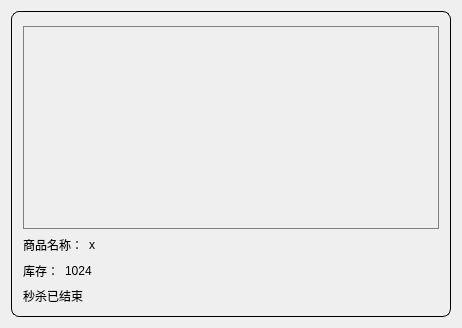
<?xml version="1.0" encoding="UTF-8"?>
<ui version="4.0">
 <class>ProductInfoWidget</class>
 <widget class="QWidget" name="ProductInfoWidget">
  <property name="geometry">
   <rect>
    <x>0</x>
    <y>0</y>
    <width>462</width>
    <height>328</height>
   </rect>
  </property>
  <property name="windowTitle">
   <string>Form</string>
  </property>
  <property name="windowOpacity">
   <double>1.000000000000000</double>
  </property>
  <property name="toolTipDuration">
   <number>-1</number>
  </property>
  <property name="autoFillBackground">
   <bool>false</bool>
  </property>
  <property name="styleSheet">
   <string notr="true"/>
  </property>
  <layout class="QHBoxLayout" name="horizontalLayout_3">
   <item>
    <widget class="QGroupBox" name="groupBox">
     <property name="styleSheet">
      <string notr="true">#groupBox { border: 1px solid black; border-radius: 8px; }</string>
     </property>
     <property name="title">
      <string/>
     </property>
     <layout class="QHBoxLayout" name="horizontalLayout_2">
      <item>
       <layout class="QVBoxLayout" name="verticalLayout_2">
        <item>
         <widget class="QWidget" name="widget" native="true">
          <property name="sizePolicy">
           <sizepolicy hsizetype="Preferred" vsizetype="Expanding">
            <horstretch>0</horstretch>
            <verstretch>0</verstretch>
           </sizepolicy>
          </property>
          <property name="minimumSize">
           <size>
            <width>0</width>
            <height>200</height>
           </size>
          </property>
          <property name="styleSheet">
           <string notr="true">#widget { border: 1px solid gray; }</string>
          </property>
         </widget>
        </item>
        <item>
         <layout class="QVBoxLayout" name="verticalLayout">
          <item>
           <layout class="QHBoxLayout" name="horizontalLayout">
            <item>
             <widget class="QLabel" name="label_2">
              <property name="text">
               <string>商品名称：</string>
              </property>
             </widget>
            </item>
            <item>
             <widget class="QLabel" name="label">
              <property name="text">
               <string>x</string>
              </property>
             </widget>
            </item>
            <item>
             <spacer name="horizontalSpacer">
              <property name="orientation">
               <enum>Qt::Horizontal</enum>
              </property>
              <property name="sizeHint" stdset="0">
               <size>
                <width>40</width>
                <height>20</height>
               </size>
              </property>
             </spacer>
            </item>
           </layout>
          </item>
          <item>
           <layout class="QHBoxLayout" name="horizontalLayout_4">
            <item>
             <widget class="QLabel" name="label_3">
              <property name="text">
               <string>库存：</string>
              </property>
             </widget>
            </item>
            <item>
             <widget class="QLabel" name="label_4">
              <property name="text">
               <string>1024</string>
              </property>
             </widget>
            </item>
            <item>
             <spacer name="horizontalSpacer_2">
              <property name="orientation">
               <enum>Qt::Horizontal</enum>
              </property>
              <property name="sizeHint" stdset="0">
               <size>
                <width>40</width>
                <height>20</height>
               </size>
              </property>
             </spacer>
            </item>
           </layout>
          </item>
          <item>
           <widget class="QLabel" name="label_5">
            <property name="text">
             <string>秒杀已结束</string>
            </property>
           </widget>
          </item>
         </layout>
        </item>
       </layout>
      </item>
     </layout>
    </widget>
   </item>
  </layout>
 </widget>
 <resources/>
 <connections/>
</ui>
